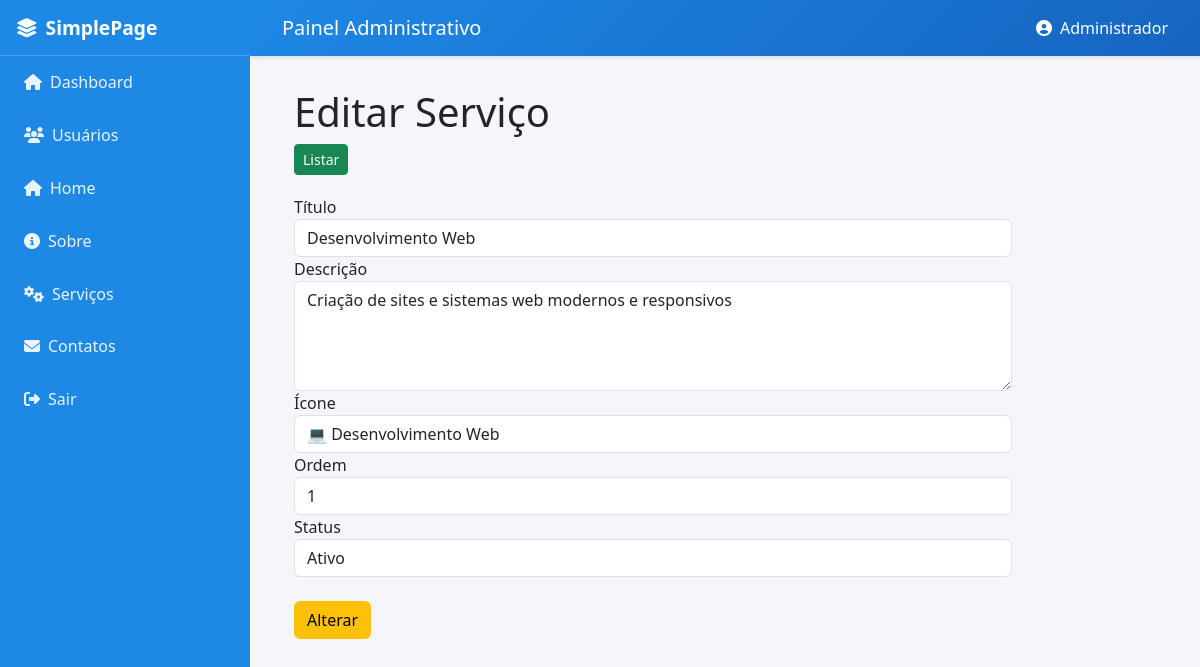
Page /adm/administracao.php?link=20&id=1 (signed in) on the committed database.
### tables this page shows
CREATE TABLE `servicos` (
  `id` int(11) NOT NULL,
  `titulo` varchar(100) NOT NULL,
  `descricao` text DEFAULT NULL,
  `icone` varchar(50) DEFAULT NULL,
  `ordem` int(11) DEFAULT 0,
  `status` enum('ativo','inativo') DEFAULT 'ativo',
  `created_at` timestamp NOT NULL DEFAULT current_timestamp(),
  `updated_at` timestamp NOT NULL DEFAULT current_timestamp() ON UPDATE current_timestamp()
);

### adm/includes/funcoes.php (called while the page is built, shortened)
<?php
function db_query($sql, $params = []) {
    global $conn;
    $stmt = $conn->prepare($sql);
    $stmt->execute($params);
    return $stmt;
}
function db_fetch_assoc($stmt) {
    return $stmt->fetch(PDO::FETCH_ASSOC);
}

### adm/administrador/editar/adm_editar_servico.php (the view, shortened to what this page needs)
<?php
	include_once('./includes/funcoes.php');
	$id = $_GET['id'];
	$result_servico = "SELECT * FROM servicos WHERE id = ? LIMIT 1";
	$stmt_servico = db_query($result_servico, [$id]);
	$row_servico = db_fetch_assoc($stmt_servico);
?>
<div class="container theme-showcase" role="main">
  <div class="page-header">
    <h1>Editar Serviço</h1>
  </div>
  <div class="row">
      <div class="pull-right" style="padding-bottom: 20px;">
          <a href="administracao.php?link=18"><button type="button" class="btn btn-sm btn-success">Listar</button>
          </a>
      </div>
  </div>
  <form class="form-horizontal" method="POST" action="administrador/processa/adm_proc_edita_servico.php">
	  <div class="form-group">
	    <label class="col-sm-2 control-label">Título</label>
	    <div class="col-sm-10">
	      <input type="text" name="titulo" class="form-control" id="inputTitulo" placeholder="Nome do Serviço" value="<?php echo $row_servico['titulo']; ?>" required>
	    </div>
	  </div>
	  <div class="form-group">
	    <label class="col-sm-2 control-label">Descrição</label>
	    <div class="col-sm-10">
	      <textarea name="descricao" class="form-control" rows="4" placeholder="Descrição do serviço" required><?php echo $row_servico['descricao']; ?></textarea>
	    </div>
	  </div>
	  <div class="form-group">
	    <label class="col-sm-2 control-label">Ícone</label>
	    <div class="col-sm-10">
	      <select class="form-control" name="icone" required>
	        <option value="fa-laptop-code" <?php if($row_servico['icone'] == 'fa-laptop-code') echo 'selected'; ?>>💻 Desenvolvimento Web</option>
	      </select>
	    </div>
	  </div>
	  <div class="form-group">
	    <label class="col-sm-2 control-label">Ordem</label>
	    <div class="col-sm-10">
	      <input type="number" name="ordem" class="form-control" min="1" placeholder="Ordem de exibição" value="<?php echo $row_servico['ordem']; ?>" required>
	    </div>
	  </div>
	  <div class="form-group">
	    <label class="col-sm-2 control-label">Status</label>
	    <div class="col-sm-10">
	      <select class="form-control" name="status" required>
	        <option value="ativo" <?php if($row_servico['status'] == 'ativo') echo 'selected'; ?>>Ativo</option>
	      </select>
	    </div>
	  </div>
	  <div class="form-group mt-4">
	    <div class="col-sm-offset-2 col-sm-10">
	      <button type="submit" class="btn btn-warning">Alterar</button>
	    </div>
	  </div>
	</form>
</div>

### adm/administracao.php (style rules this page uses)
body { font-family: "Segoe UI", Tahoma, Geneva, Verdana, sans-serif; background-color: #f4f6f9; }

### rows in the picture
servicos: titulo "Desenvolvimento Web", descricao "Criação de sites e sistemas web modernos e responsivos", icone "💻 Desenvolvimento Web", ordem "1", status "Ativo"

### other values in the picture
$_SESSION['usuarioNome'] "Administrador"
